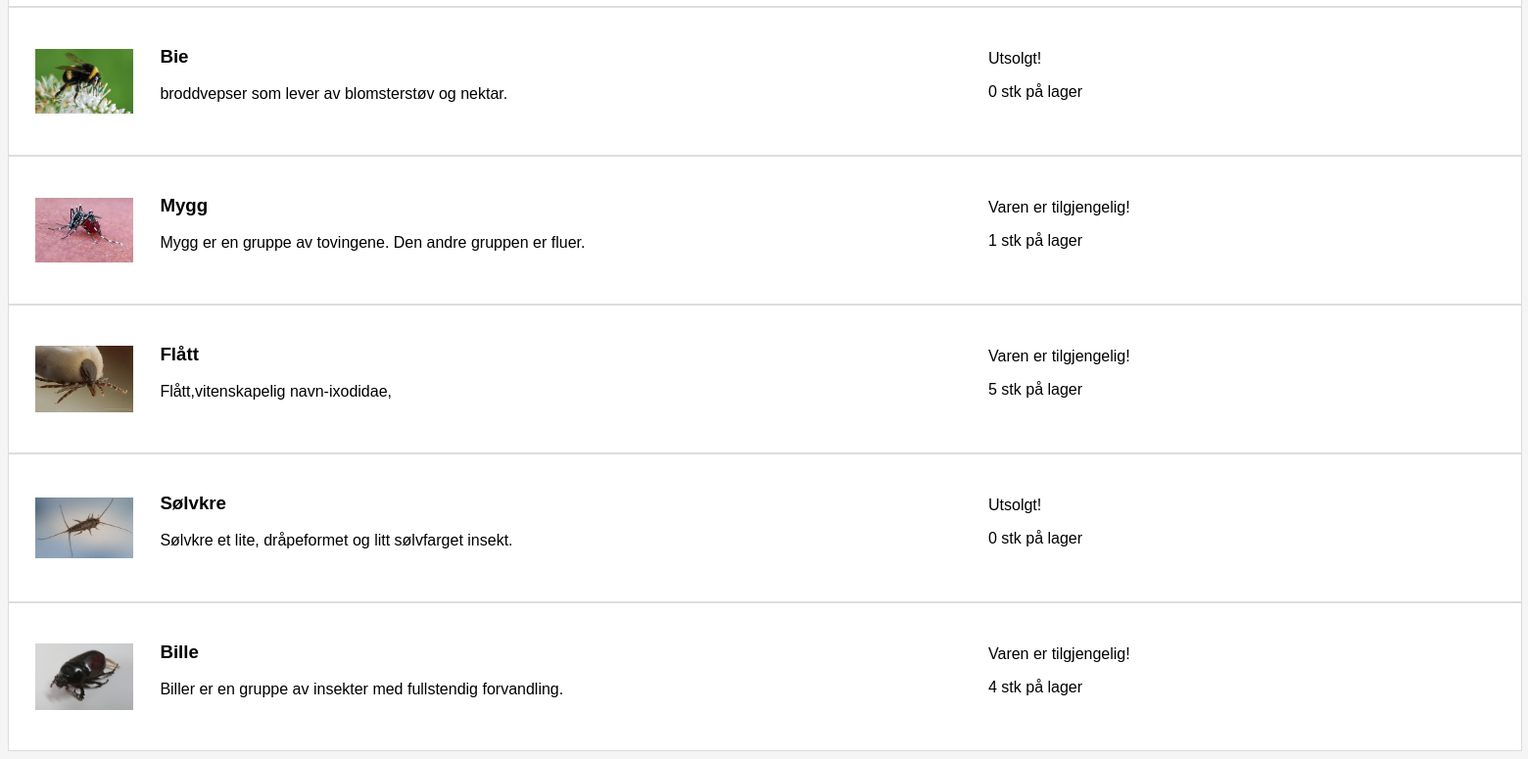
Before: /functions/searchall.php (lower part) with the older database file.
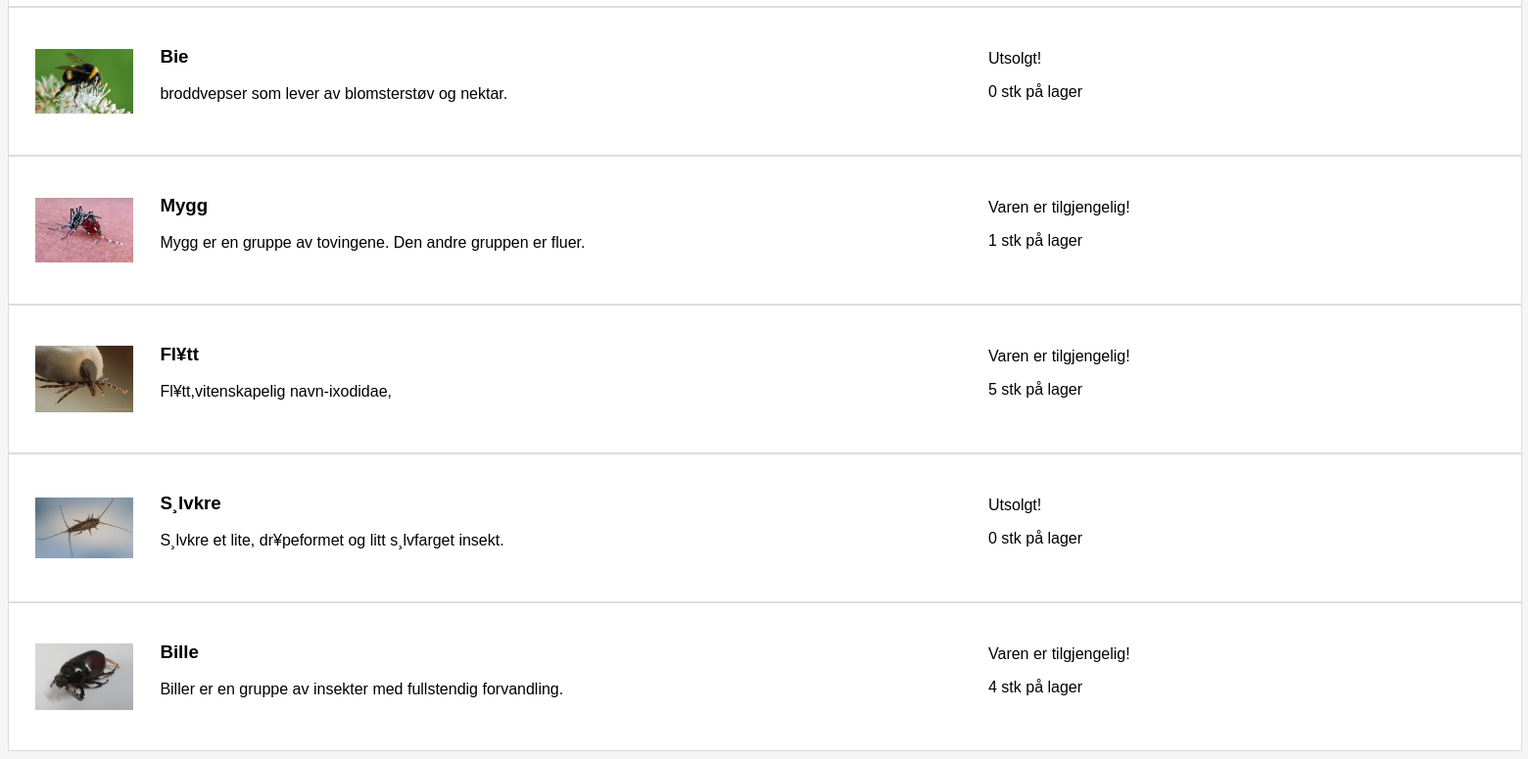
After: the same page with the newer database file.
### tables this page shows
CREATE TABLE `bugs` (
  `bugID` int(4) NOT NULL,
  `BugImages` varchar(500) NOT NULL,
  `bugname` varchar(15) NOT NULL,
  `bugDescription` varchar(255) NOT NULL,
  `InStock` int(1) NOT NULL,
  `iStock` int(1) NOT NULL
);

### functions/connect.php (called while the page is built, shortened)
<?php
function OpenCon()
 {
 $dbhost = "localhost";
 $dbuser = "root";
 $dbpass = "";
 $db = "Bugs";
 $conn = new mysqli($dbhost, $dbuser, $dbpass,$db) or die("Connect failed: %s\n". $conn -> error);
 return $conn;
 }
 ?>

### functions/showall.php (the view, shortened to what this page needs)
<?php
function searchAll() {
        $raw_results = mysqli_query(openCon(), "SELECT * FROM bugs
            WHERE bugname LIKE '%' ");
        if(mysqli_num_rows($raw_results) > 0){
            while($results = mysqli_fetch_array($raw_results)){
            if($results['InStock'] > 0){
              $IsInStock = "Varen er tilgjengelig!";
            }
            else{
              $IsInStock = "Utsolgt!";
            }
                echo '<div id="searchResultsContainer">
                			<div id="ImageContainer">
                				<img src="'.$results["BugImages"].'">
                			</div>
                				<div id="textContainer"><h3>'.$results["bugname"].'</h3>'.$results["bugDescription"].'
                			</div>
                			<div id="antallInStock"><p>',$IsInStock,'</p>'.$results["InStock"].' stk på lager
                			</div>
                		</div>';
            }
        }
        else{
            echo "No results";
        }
    }
?>

### functions/searchall.php (shortened to what this page needs)
<!DOCTYPE html>
<html>
<?php
include '../functions/connect.php';
?>
<head>
  <link rel="stylesheet" type="text/css" href="../css/style.css">
</head>
<body>
  <?php
  include '../functions/showall.php';
    searchAll();
  ?>
</body>
</html>

### css/style.css (style rules this page uses)
body { font-family: Helvetica; background-color: whitesmoke; }
html { background-size: 100% 100%; overflow-x: hidden; }
#searchResultsContainer { height: 150px; width: 100%; background-color: white; position: relative; border: 1px solid #ddd; }
#ImageContainer { height: 100px; width: 100px; position: absolute; background-color: white; margin-left: auto; margin-right: auto; display: block; top: 50%; left: 5%; transform: translate(-50%, -50%); }
img { width: 100%; height: 100%; object-fit: contain; }
#textContainer { position: relative; top: 20px; left: 10%; }
#antallInStock { position: relative; left: 1000px; top: -50px; }

Changed rows visible on the page:
changed bugs: bugname "Flått" → "Fl¥tt"; bugDescription "Flått,vitenskapelig navn-ixodidae," → "Fl¥tt,vitenskapelig navn-ixodidae,"
changed bugs: bugname "Sølvkre" → "S¸lvkre"; bugDescription "Sølvkre et lite, dråpeformet og litt sølvfarget insekt." → "S¸lvkre et lite, dr¥peformet og litt s¸lvfarget insekt."
